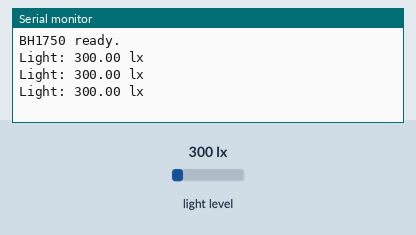
Bench run of a sketch on a simulated Arduino Uno, built with avr-gcc and run on an emulated ATmega328P. Parts: the last lines printed to the serial monitor. The test bench sets the inputs (shaded band); at power-on: light level 300 lx.

Above: at 1.3 s.
1.4 s: light level set to 40 lx
At 1.9 s:
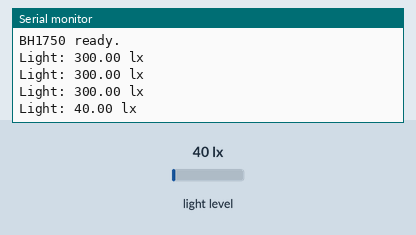
2.9 s: light level set to 500 lx
At 3.4 s:
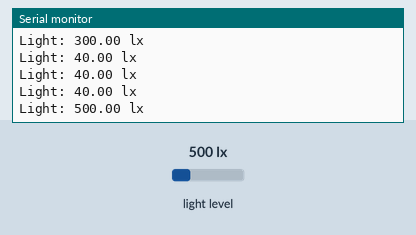
Timing chart, 0 to 5.9 s (numbered marks = the images above; inputs shaded):
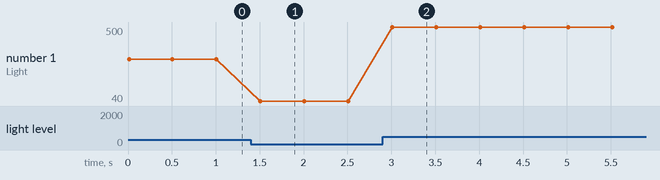

Measured:
- after the input at 1.4 s, the serial monitor: prints a new line after 0.10 s (image 1)
- after the input at 2.9 s, the serial monitor: prints a new line after 0.11 s (image 2)
- plotted number 1: 300 → 40 after the input at 1.4 s, 40 → 500 after the input at 2.9 s

The sketch:

example.ino
```cpp
// Reads ambient light in lux using the BH1750 Arduino library over I2C and prints measurements to Serial every 500 ms.
//
// Buy this module: https://shillehtek.com/products/shillehtek-gy-302-bh1750-pre-soldered-light-intensity-module
// Full manual: https://shillehtek.com/blogs/shillehtek-product-manuals/bh1750-pre-soldered-light-intensity-module
// More examples: https://github.com/shillehbean/shillehtek-examples
//

// BH1750 - Read ambient light in lux
// Requires: BH1750 library by Christopher Laws

#include <Wire.h>
#include <BH1750.h>

BH1750 lightMeter;

void setup() {
  Serial.begin(9600);
  Wire.begin();
  if (!lightMeter.begin()) {
    Serial.println("BH1750 not found. Check wiring.");
    while (1);
  }
  Serial.println("BH1750 ready.");
}

void loop() {
  float lux = lightMeter.readLightLevel();
  Serial.print("Light: ");
  Serial.print(lux);
  Serial.println(" lx");
  delay(500);
}
```
